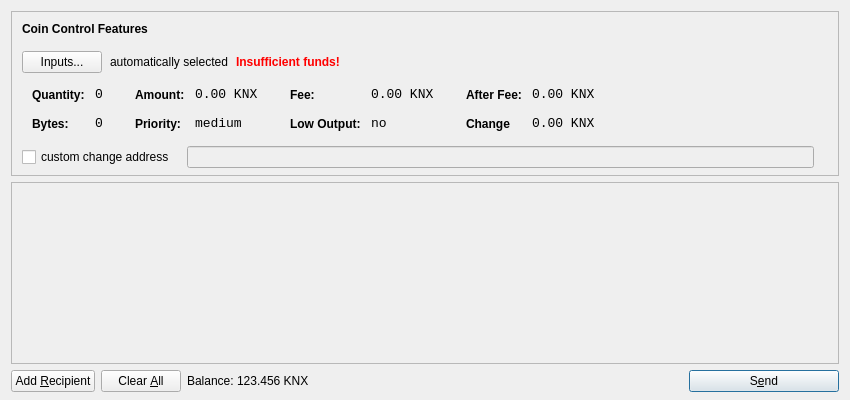
<?xml version="1.0" encoding="UTF-8"?>
<ui version="4.0">
 <class>SendCoinsDialog</class>
 <widget class="QDialog" name="SendCoinsDialog">
  <property name="geometry">
   <rect>
    <x>0</x>
    <y>0</y>
    <width>850</width>
    <height>400</height>
   </rect>
  </property>
  <property name="windowTitle">
   <string>Send Coins</string>
  </property>
  <layout class="QVBoxLayout" name="verticalLayout" stretch="0,1,0">
   <property name="bottomMargin">
    <number>8</number>
   </property>
   <item>
    <widget class="QFrame" name="frameCoinControl">
     <property name="sizePolicy">
      <sizepolicy hsizetype="Expanding" vsizetype="Expanding">
       <horstretch>0</horstretch>
       <verstretch>0</verstretch>
      </sizepolicy>
     </property>
     <property name="maximumSize">
      <size>
       <width>16777215</width>
       <height>16777215</height>
      </size>
     </property>
     <property name="frameShape">
      <enum>QFrame::StyledPanel</enum>
     </property>
     <property name="frameShadow">
      <enum>QFrame::Sunken</enum>
     </property>
     <layout class="QVBoxLayout" name="verticalLayoutCoinControl2">
      <property name="spacing">
       <number>-1</number>
      </property>
      <property name="leftMargin">
       <number>0</number>
      </property>
      <property name="topMargin">
       <number>0</number>
      </property>
      <property name="rightMargin">
       <number>0</number>
      </property>
      <property name="bottomMargin">
       <number>6</number>
      </property>
      <item>
       <layout class="QVBoxLayout" name="verticalLayoutCoinControl" stretch="0,0,0,0,1">
        <property name="spacing">
         <number>0</number>
        </property>
        <property name="leftMargin">
         <number>10</number>
        </property>
        <property name="topMargin">
         <number>10</number>
        </property>
        <item>
         <layout class="QHBoxLayout" name="horizontalLayoutCoinControl1">
          <property name="bottomMargin">
           <number>15</number>
          </property>
          <item>
           <widget class="QLabel" name="labelCoinControlFeatures">
            <property name="sizePolicy">
             <sizepolicy hsizetype="Preferred" vsizetype="Maximum">
              <horstretch>0</horstretch>
              <verstretch>0</verstretch>
             </sizepolicy>
            </property>
            <property name="font">
             <font>
              <weight>75</weight>
              <bold>true</bold>
             </font>
            </property>
            <property name="styleSheet">
             <string notr="true">font-weight:bold;</string>
            </property>
            <property name="text">
             <string>Coin Control Features</string>
            </property>
           </widget>
          </item>
         </layout>
        </item>
        <item>
         <layout class="QHBoxLayout" name="horizontalLayoutCoinControl2" stretch="0,0,0,0">
          <property name="spacing">
           <number>8</number>
          </property>
          <property name="bottomMargin">
           <number>10</number>
          </property>
          <item>
           <widget class="QPushButton" name="pushButtonCoinControl">
            <property name="styleSheet">
             <string notr="true"/>
            </property>
            <property name="text">
             <string>Inputs...</string>
            </property>
           </widget>
          </item>
          <item>
           <widget class="QLabel" name="labelCoinControlAutomaticallySelected">
            <property name="text">
             <string>automatically selected</string>
            </property>
            <property name="margin">
             <number>5</number>
            </property>
           </widget>
          </item>
          <item>
           <widget class="QLabel" name="labelCoinControlInsuffFunds">
            <property name="font">
             <font>
              <weight>75</weight>
              <bold>true</bold>
             </font>
            </property>
            <property name="styleSheet">
             <string notr="true">color:red;font-weight:bold;</string>
            </property>
            <property name="text">
             <string>Insufficient funds!</string>
            </property>
            <property name="margin">
             <number>5</number>
            </property>
           </widget>
          </item>
          <item>
           <spacer name="horizontalSpacerCoinControl">
            <property name="orientation">
             <enum>Qt::Horizontal</enum>
            </property>
            <property name="sizeHint" stdset="0">
             <size>
              <width>40</width>
              <height>1</height>
             </size>
            </property>
           </spacer>
          </item>
         </layout>
        </item>
        <item>
         <widget class="QWidget" name="widgetCoinControl" native="true">
          <property name="sizePolicy">
           <sizepolicy hsizetype="Preferred" vsizetype="Preferred">
            <horstretch>0</horstretch>
            <verstretch>0</verstretch>
           </sizepolicy>
          </property>
          <property name="minimumSize">
           <size>
            <width>0</width>
            <height>0</height>
           </size>
          </property>
          <property name="styleSheet">
           <string notr="true"/>
          </property>
          <layout class="QHBoxLayout" name="horizontalLayoutCoinControl5">
           <property name="margin">
            <number>0</number>
           </property>
           <item>
            <layout class="QHBoxLayout" name="horizontalLayoutCoinControl3" stretch="0,0,0,1">
             <property name="spacing">
              <number>20</number>
             </property>
             <property name="topMargin">
              <number>0</number>
             </property>
             <property name="bottomMargin">
              <number>10</number>
             </property>
             <item>
              <layout class="QFormLayout" name="formLayoutCoinControl1">
               <property name="horizontalSpacing">
                <number>10</number>
               </property>
               <property name="verticalSpacing">
                <number>14</number>
               </property>
               <property name="leftMargin">
                <number>10</number>
               </property>
               <property name="topMargin">
                <number>4</number>
               </property>
               <property name="rightMargin">
                <number>6</number>
               </property>
               <item row="0" column="0">
                <widget class="QLabel" name="labelCoinControlQuantityText">
                 <property name="styleSheet">
                  <string notr="true">font-weight:bold;</string>
                 </property>
                 <property name="text">
                  <string>Quantity:</string>
                 </property>
                 <property name="margin">
                  <number>0</number>
                 </property>
                </widget>
               </item>
               <item row="0" column="1">
                <widget class="QLabel" name="labelCoinControlQuantity">
                 <property name="font">
                  <font>
                   <family>Monospace</family>
                   <pointsize>10</pointsize>
                  </font>
                 </property>
                 <property name="cursor">
                  <cursorShape>IBeamCursor</cursorShape>
                 </property>
                 <property name="contextMenuPolicy">
                  <enum>Qt::ActionsContextMenu</enum>
                 </property>
                 <property name="text">
                  <string>0</string>
                 </property>
                 <property name="margin">
                  <number>0</number>
                 </property>
                 <property name="textInteractionFlags">
                  <set>Qt::LinksAccessibleByMouse|Qt::TextSelectableByKeyboard|Qt::TextSelectableByMouse</set>
                 </property>
                </widget>
               </item>
               <item row="1" column="0">
                <widget class="QLabel" name="labelCoinControlBytesText">
                 <property name="styleSheet">
                  <string notr="true">font-weight:bold;</string>
                 </property>
                 <property name="text">
                  <string>Bytes:</string>
                 </property>
                </widget>
               </item>
               <item row="1" column="1">
                <widget class="QLabel" name="labelCoinControlBytes">
                 <property name="font">
                  <font>
                   <family>Monospace</family>
                   <pointsize>10</pointsize>
                  </font>
                 </property>
                 <property name="cursor">
                  <cursorShape>IBeamCursor</cursorShape>
                 </property>
                 <property name="contextMenuPolicy">
                  <enum>Qt::ActionsContextMenu</enum>
                 </property>
                 <property name="text">
                  <string>0</string>
                 </property>
                 <property name="textInteractionFlags">
                  <set>Qt::LinksAccessibleByMouse|Qt::TextSelectableByKeyboard|Qt::TextSelectableByMouse</set>
                 </property>
                </widget>
               </item>
              </layout>
             </item>
             <item>
              <layout class="QFormLayout" name="formLayoutCoinControl2">
               <property name="horizontalSpacing">
                <number>10</number>
               </property>
               <property name="verticalSpacing">
                <number>14</number>
               </property>
               <property name="leftMargin">
                <number>6</number>
               </property>
               <property name="topMargin">
                <number>4</number>
               </property>
               <property name="rightMargin">
                <number>6</number>
               </property>
               <item row="0" column="0">
                <widget class="QLabel" name="labelCoinControlAmountText">
                 <property name="styleSheet">
                  <string notr="true">font-weight:bold;</string>
                 </property>
                 <property name="text">
                  <string>Amount:</string>
                 </property>
                 <property name="margin">
                  <number>0</number>
                 </property>
                </widget>
               </item>
               <item row="0" column="1">
                <widget class="QLabel" name="labelCoinControlAmount">
                 <property name="font">
                  <font>
                   <family>Monospace</family>
                   <pointsize>10</pointsize>
                  </font>
                 </property>
                 <property name="cursor">
                  <cursorShape>IBeamCursor</cursorShape>
                 </property>
                 <property name="contextMenuPolicy">
                  <enum>Qt::ActionsContextMenu</enum>
                 </property>
                 <property name="text">
                  <string>0.00 KNX</string>
                 </property>
                 <property name="textInteractionFlags">
                  <set>Qt::LinksAccessibleByMouse|Qt::TextSelectableByKeyboard|Qt::TextSelectableByMouse</set>
                 </property>
                </widget>
               </item>
               <item row="1" column="0">
                <widget class="QLabel" name="labelCoinControlPriorityText">
                 <property name="styleSheet">
                  <string notr="true">font-weight:bold;</string>
                 </property>
                 <property name="text">
                  <string>Priority:</string>
                 </property>
                </widget>
               </item>
               <item row="1" column="1">
                <widget class="QLabel" name="labelCoinControlPriority">
                 <property name="font">
                  <font>
                   <family>Monospace</family>
                   <pointsize>10</pointsize>
                  </font>
                 </property>
                 <property name="cursor">
                  <cursorShape>IBeamCursor</cursorShape>
                 </property>
                 <property name="contextMenuPolicy">
                  <enum>Qt::ActionsContextMenu</enum>
                 </property>
                 <property name="text">
                  <string>medium</string>
                 </property>
                 <property name="textInteractionFlags">
                  <set>Qt::LinksAccessibleByMouse|Qt::TextSelectableByKeyboard|Qt::TextSelectableByMouse</set>
                 </property>
                </widget>
               </item>
              </layout>
             </item>
             <item>
              <layout class="QFormLayout" name="formLayoutCoinControl3">
               <property name="horizontalSpacing">
                <number>10</number>
               </property>
               <property name="verticalSpacing">
                <number>14</number>
               </property>
               <property name="leftMargin">
                <number>6</number>
               </property>
               <property name="topMargin">
                <number>4</number>
               </property>
               <property name="rightMargin">
                <number>6</number>
               </property>
               <item row="0" column="0">
                <widget class="QLabel" name="labelCoinControlFeeText">
                 <property name="styleSheet">
                  <string notr="true">font-weight:bold;</string>
                 </property>
                 <property name="text">
                  <string>Fee:</string>
                 </property>
                 <property name="margin">
                  <number>0</number>
                 </property>
                </widget>
               </item>
               <item row="0" column="1">
                <widget class="QLabel" name="labelCoinControlFee">
                 <property name="font">
                  <font>
                   <family>Monospace</family>
                   <pointsize>10</pointsize>
                  </font>
                 </property>
                 <property name="cursor">
                  <cursorShape>IBeamCursor</cursorShape>
                 </property>
                 <property name="contextMenuPolicy">
                  <enum>Qt::ActionsContextMenu</enum>
                 </property>
                 <property name="text">
                  <string>0.00 KNX</string>
                 </property>
                 <property name="textInteractionFlags">
                  <set>Qt::LinksAccessibleByMouse|Qt::TextSelectableByKeyboard|Qt::TextSelectableByMouse</set>
                 </property>
                </widget>
               </item>
               <item row="1" column="0">
                <widget class="QLabel" name="labelCoinControlLowOutputText">
                 <property name="styleSheet">
                  <string notr="true">font-weight:bold;</string>
                 </property>
                 <property name="text">
                  <string>Low Output:</string>
                 </property>
                </widget>
               </item>
               <item row="1" column="1">
                <widget class="QLabel" name="labelCoinControlLowOutput">
                 <property name="font">
                  <font>
                   <family>Monospace</family>
                   <pointsize>10</pointsize>
                  </font>
                 </property>
                 <property name="cursor">
                  <cursorShape>IBeamCursor</cursorShape>
                 </property>
                 <property name="contextMenuPolicy">
                  <enum>Qt::ActionsContextMenu</enum>
                 </property>
                 <property name="text">
                  <string>no</string>
                 </property>
                 <property name="textInteractionFlags">
                  <set>Qt::LinksAccessibleByMouse|Qt::TextSelectableByKeyboard|Qt::TextSelectableByMouse</set>
                 </property>
                </widget>
               </item>
              </layout>
             </item>
             <item>
              <layout class="QFormLayout" name="formLayoutCoinControl4">
               <property name="horizontalSpacing">
                <number>10</number>
               </property>
               <property name="verticalSpacing">
                <number>14</number>
               </property>
               <property name="leftMargin">
                <number>6</number>
               </property>
               <property name="topMargin">
                <number>4</number>
               </property>
               <property name="rightMargin">
                <number>6</number>
               </property>
               <item row="0" column="0">
                <widget class="QLabel" name="labelCoinControlAfterFeeText">
                 <property name="styleSheet">
                  <string notr="true">font-weight:bold;</string>
                 </property>
                 <property name="text">
                  <string>After Fee:</string>
                 </property>
                 <property name="margin">
                  <number>0</number>
                 </property>
                </widget>
               </item>
               <item row="0" column="1">
                <widget class="QLabel" name="labelCoinControlAfterFee">
                 <property name="font">
                  <font>
                   <family>Monospace</family>
                   <pointsize>10</pointsize>
                  </font>
                 </property>
                 <property name="cursor">
                  <cursorShape>IBeamCursor</cursorShape>
                 </property>
                 <property name="contextMenuPolicy">
                  <enum>Qt::ActionsContextMenu</enum>
                 </property>
                 <property name="text">
                  <string>0.00 KNX</string>
                 </property>
                 <property name="textInteractionFlags">
                  <set>Qt::LinksAccessibleByMouse|Qt::TextSelectableByKeyboard|Qt::TextSelectableByMouse</set>
                 </property>
                </widget>
               </item>
               <item row="1" column="0">
                <widget class="QLabel" name="labelCoinControlChangeText">
                 <property name="styleSheet">
                  <string notr="true">font-weight:bold;</string>
                 </property>
                 <property name="text">
                  <string>Change</string>
                 </property>
                </widget>
               </item>
               <item row="1" column="1">
                <widget class="QLabel" name="labelCoinControlChange">
                 <property name="font">
                  <font>
                   <family>Monospace</family>
                   <pointsize>10</pointsize>
                  </font>
                 </property>
                 <property name="cursor">
                  <cursorShape>IBeamCursor</cursorShape>
                 </property>
                 <property name="contextMenuPolicy">
                  <enum>Qt::ActionsContextMenu</enum>
                 </property>
                 <property name="text">
                  <string>0.00 KNX</string>
                 </property>
                 <property name="textInteractionFlags">
                  <set>Qt::LinksAccessibleByMouse|Qt::TextSelectableByKeyboard|Qt::TextSelectableByMouse</set>
                 </property>
                </widget>
               </item>
              </layout>
             </item>
            </layout>
           </item>
          </layout>
         </widget>
        </item>
        <item>
         <layout class="QHBoxLayout" name="horizontalLayoutCoinControl4" stretch="0,0,0">
          <property name="spacing">
           <number>12</number>
          </property>
          <property name="sizeConstraint">
           <enum>QLayout::SetDefaultConstraint</enum>
          </property>
          <property name="topMargin">
           <number>5</number>
          </property>
          <property name="rightMargin">
           <number>5</number>
          </property>
          <item>
           <widget class="QCheckBox" name="checkBoxCoinControlChange">
            <property name="text">
             <string>custom change address</string>
            </property>
           </widget>
          </item>
          <item>
           <widget class="QLineEdit" name="lineEditCoinControlChange">
            <property name="enabled">
             <bool>false</bool>
            </property>
            <property name="sizePolicy">
             <sizepolicy hsizetype="Expanding" vsizetype="Fixed">
              <horstretch>0</horstretch>
              <verstretch>0</verstretch>
             </sizepolicy>
            </property>
           </widget>
          </item>
          <item>
           <widget class="QLabel" name="labelCoinControlChangeLabel">
            <property name="sizePolicy">
             <sizepolicy hsizetype="Preferred" vsizetype="Expanding">
              <horstretch>0</horstretch>
              <verstretch>0</verstretch>
             </sizepolicy>
            </property>
            <property name="minimumSize">
             <size>
              <width>0</width>
              <height>0</height>
             </size>
            </property>
            <property name="text">
             <string/>
            </property>
            <property name="margin">
             <number>3</number>
            </property>
           </widget>
          </item>
         </layout>
        </item>
        <item>
         <spacer name="verticalSpacerCoinControl">
          <property name="orientation">
           <enum>Qt::Vertical</enum>
          </property>
          <property name="sizeHint" stdset="0">
           <size>
            <width>800</width>
            <height>1</height>
           </size>
          </property>
         </spacer>
        </item>
       </layout>
      </item>
     </layout>
    </widget>
   </item>
   <item>
    <widget class="QScrollArea" name="scrollArea">
     <property name="widgetResizable">
      <bool>true</bool>
     </property>
     <widget class="QWidget" name="scrollAreaWidgetContents">
      <property name="geometry">
       <rect>
        <x>0</x>
        <y>0</y>
        <width>830</width>
        <height>165</height>
       </rect>
      </property>
      <layout class="QVBoxLayout" name="verticalLayout_2">
       <property name="margin">
        <number>0</number>
       </property>
       <item>
        <layout class="QVBoxLayout" name="entries">
         <property name="spacing">
          <number>6</number>
         </property>
        </layout>
       </item>
       <item>
        <spacer name="verticalSpacer">
         <property name="orientation">
          <enum>Qt::Vertical</enum>
         </property>
         <property name="sizeHint" stdset="0">
          <size>
           <width>20</width>
           <height>40</height>
          </size>
         </property>
        </spacer>
       </item>
      </layout>
     </widget>
    </widget>
   </item>
   <item>
    <layout class="QHBoxLayout" name="horizontalLayout">
     <item>
      <widget class="QPushButton" name="addButton">
       <property name="toolTip">
        <string>Send to multiple recipients at once</string>
       </property>
       <property name="text">
        <string>Add &amp;Recipient</string>
       </property>
       <property name="icon">
        <iconset resource="../bitcoin.qrc">
         <normaloff>:/icons/add</normaloff>:/icons/add</iconset>
       </property>
       <property name="autoDefault">
        <bool>false</bool>
       </property>
      </widget>
     </item>
     <item>
      <widget class="QPushButton" name="clearButton">
       <property name="sizePolicy">
        <sizepolicy hsizetype="Minimum" vsizetype="Fixed">
         <horstretch>0</horstretch>
         <verstretch>0</verstretch>
        </sizepolicy>
       </property>
       <property name="toolTip">
        <string>Remove all transaction fields</string>
       </property>
       <property name="text">
        <string>Clear &amp;All</string>
       </property>
       <property name="icon">
        <iconset resource="../bitcoin.qrc">
         <normaloff>:/icons/remove</normaloff>:/icons/remove</iconset>
       </property>
       <property name="autoRepeatDelay">
        <number>300</number>
       </property>
       <property name="autoDefault">
        <bool>false</bool>
       </property>
      </widget>
     </item>
     <item>
      <layout class="QHBoxLayout" name="horizontalLayout_2">
       <property name="spacing">
        <number>3</number>
       </property>
       <item>
        <widget class="QLabel" name="label">
         <property name="sizePolicy">
          <sizepolicy hsizetype="Preferred" vsizetype="Fixed">
           <horstretch>0</horstretch>
           <verstretch>0</verstretch>
          </sizepolicy>
         </property>
         <property name="text">
          <string>Balance:</string>
         </property>
        </widget>
       </item>
       <item>
        <widget class="QLabel" name="labelBalance">
         <property name="sizePolicy">
          <sizepolicy hsizetype="Preferred" vsizetype="Fixed">
           <horstretch>0</horstretch>
           <verstretch>0</verstretch>
          </sizepolicy>
         </property>
         <property name="cursor">
          <cursorShape>IBeamCursor</cursorShape>
         </property>
         <property name="text">
          <string>123.456 KNX</string>
         </property>
         <property name="textInteractionFlags">
          <set>Qt::LinksAccessibleByMouse|Qt::TextSelectableByKeyboard|Qt::TextSelectableByMouse</set>
         </property>
        </widget>
       </item>
      </layout>
     </item>
     <item>
      <spacer name="horizontalSpacer">
       <property name="orientation">
        <enum>Qt::Horizontal</enum>
       </property>
       <property name="sizeHint" stdset="0">
        <size>
         <width>40</width>
         <height>20</height>
        </size>
       </property>
      </spacer>
     </item>
     <item>
      <widget class="QPushButton" name="sendButton">
       <property name="minimumSize">
        <size>
         <width>150</width>
         <height>0</height>
        </size>
       </property>
       <property name="toolTip">
        <string>Confirm the send action</string>
       </property>
       <property name="text">
        <string>S&amp;end</string>
       </property>
       <property name="icon">
        <iconset resource="../bitcoin.qrc">
         <normaloff>:/icons/send</normaloff>:/icons/send</iconset>
       </property>
       <property name="default">
        <bool>true</bool>
       </property>
      </widget>
     </item>
    </layout>
   </item>
  </layout>
 </widget>
 <resources>
  <include location="../bitcoin.qrc"/>
 </resources>
 <connections/>
</ui>
